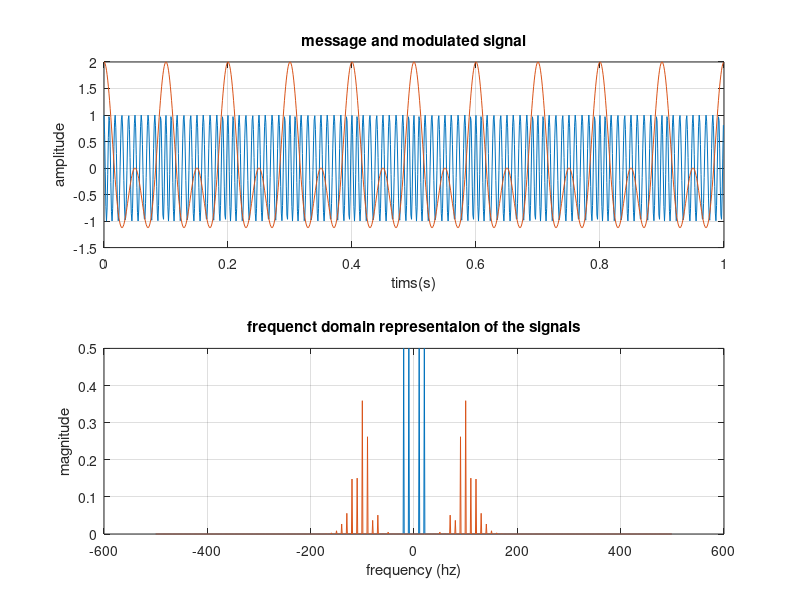

The MATLAB source for this figure:
clc;
clear all;
close all;

fs=1000;
dt=1/fs;
t=0:dt:1-dt;
a=2; %delta_f=  ,kf=delta_f/fm;
fm=10;
fm2=20;
fc=100;
kf=10;
c= cos(2*pi*fc*t);
m= cos(2*pi*fm*t)+cos(2*pi*fm2*t);
m_b= tril(ones(length(m))); % making a low triangular matrix.
m_c=m.*m_b; %the rows represent diffrent points in time and each columm represents the diffrent values of m in time;
sum_m= sum(m_c, 2); %sum the rows of the vector, to make a 1 columm vector. Even though the values in time doesnt correspond to m, the rate of change does;
s= cos(2*pi*fc*t+(kf*2*pi*sum_m').*dt); %notice we transpose sum_m (making him a row vector) so we can sum both values;
subplot(2,1,1);
plot (t,s)
grid on
hold on
plot (t,m);
xlabel("tims(s)");
ylabel('amplitude');
title('message and modulated signal');

f= -fs/2:1:fs/2-1;
M=fftshift(fft(m)); 
S= fftshift(fft(s));
C=fftshift(fft(c)); % represents two dirac signals of carrier;
subplot(2,1,2);
plot(f,abs(M)/fs); %divide by fs to normalise amplitude;
title('frequenct domain representaion of the signals')
grid on
hold on
plot(f, abs(S)/fs);
grid on
hold on
xlabel('frequency (hz)')
ylabel('magnitude')